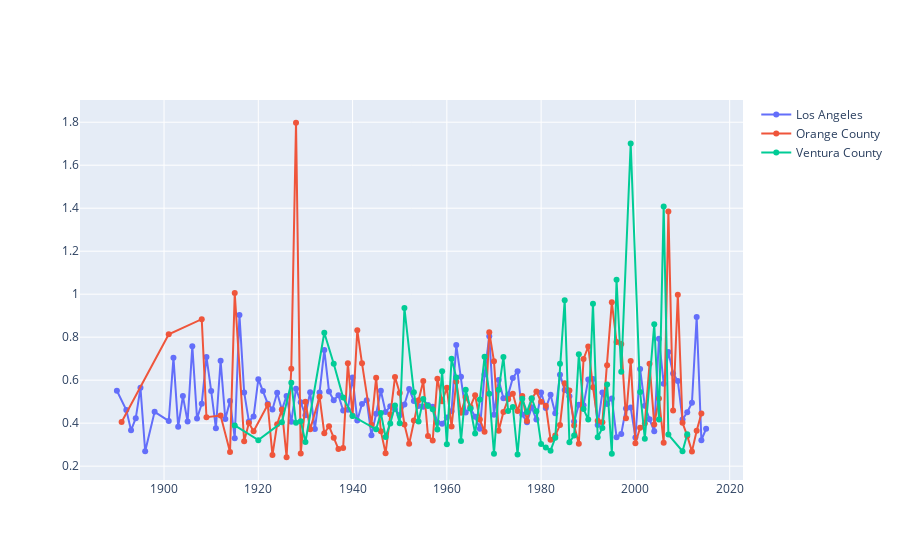

The notebook cell this image was saved under:
### Markdown cell above
### Важное замечание:  
- В регионе Ventura имеются **Шипы**, что означает, что оценка Zillow неточная

### Code cell
import plotly # visualization
from plotly.graph_objs import Scatter, Figure, Layout # visualization
from plotly.offline import download_plotlyjs, init_notebook_mode, plot,iplot # visualization
import plotly.figure_factory as ff # visualization
import plotly.graph_objs as go # visualization
init_notebook_mode(connected=True) # visualization

worst_prediction = df_train['abs_logerror'].quantile(q=.95)


trace0 = go.Scatter(
    y = df_train[(df_train['fips']==6037)&(df_train['abs_logerror']>worst_prediction)].\
                groupby('yearbuilt')['abs_logerror'].mean(),
    x = df_train[(df_train['fips']==6037)&(df_train['abs_logerror']>worst_prediction)].\
                groupby('yearbuilt')['abs_logerror'].mean().index,
    mode = 'lines+markers',
    name = "Los Angeles", 
)
trace1 = go.Scatter(
    y = df_train[(df_train['fips']==6059)&(df_train['abs_logerror']>worst_prediction)].\
                groupby('yearbuilt')['abs_logerror'].mean(),
    x = df_train[(df_train['fips']==6059)&(df_train['abs_logerror']>worst_prediction)].\
                groupby('yearbuilt')['abs_logerror'].mean().index,
    mode = 'lines+markers',
    name = "Orange County"
)
trace2 = go.Scatter(
    y = df_train[(df_train['fips']==6111)&(df_train['abs_logerror']>worst_prediction)].\
                groupby('yearbuilt')['abs_logerror'].mean(),
    x = df_train[(df_train['fips']==6111)&(df_train['abs_logerror']>worst_prediction)].\
                groupby('yearbuilt')['abs_logerror'].mean().index,
    mode = 'lines+markers',
    name = "Ventura County"
)
data = [trace0, trace1, trace2]

plotly.offline.iplot(data, filename='line-mode')
